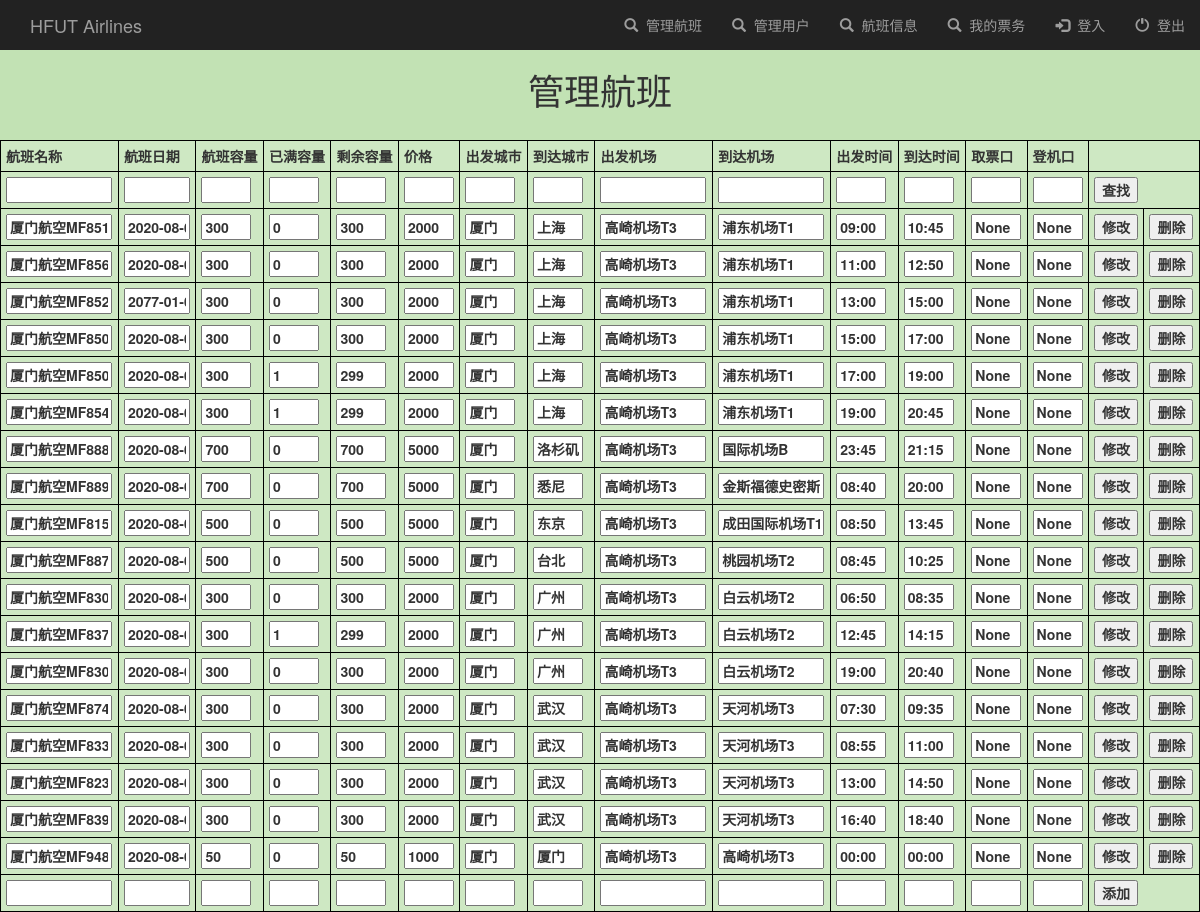
The app's page /adminTicketInfo/ (signed in), older data.
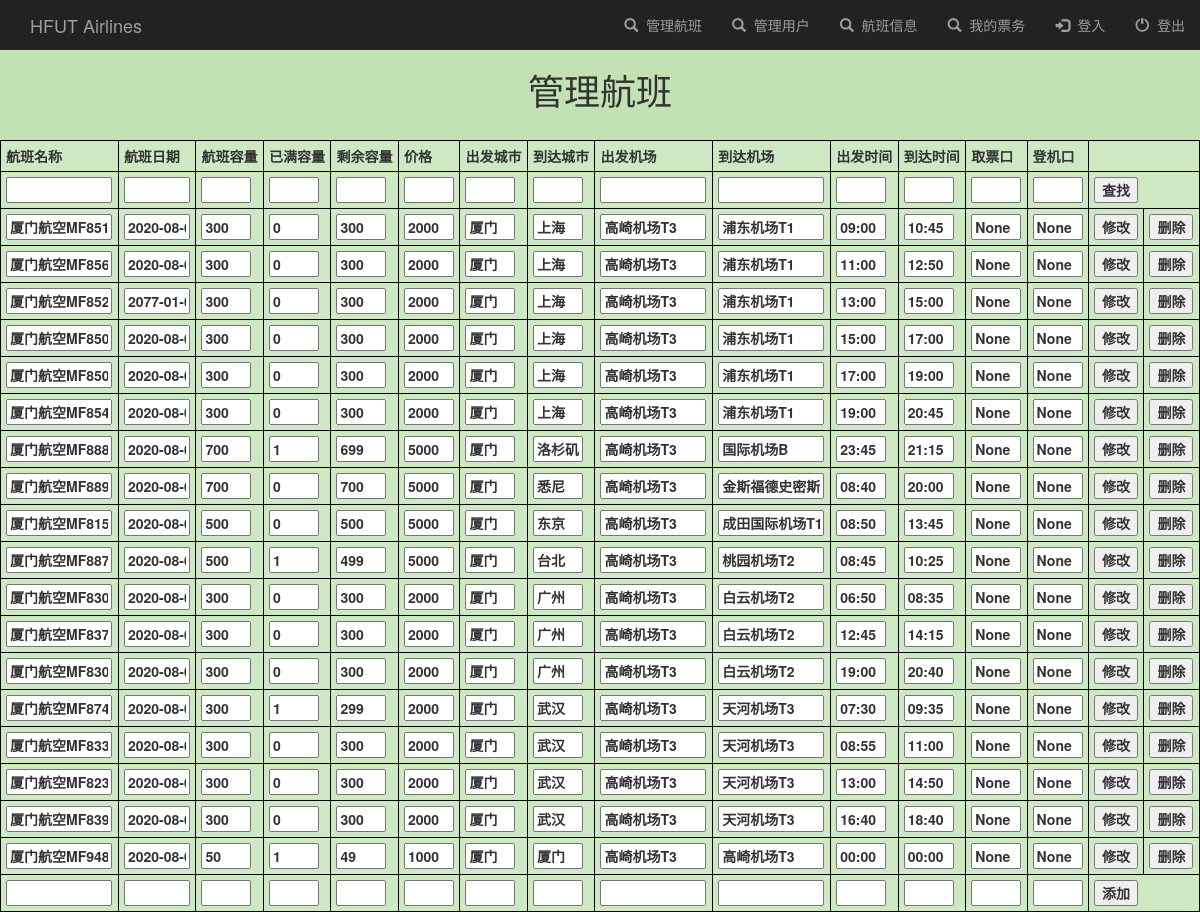
The same page, newer data.
### TicketApp/models.py (models this page shows)
class TicketItem(models.Model):
    flight_name = models.TextField()
    flight_date = models.TextField()
    flight_capacity = models.IntegerField()
    flight_booked_seats = models.IntegerField()
    flight_remained_seats = models.IntegerField()
    flight_price = models.TextField()
    depart_city = models.TextField()
    arrive_city = models.TextField()
    depart_airport = models.TextField()
    arrive_airport = models.TextField()
    depart_time = models.TextField()
    arrive_time = models.TextField()

### AdminApp/views.py (the view)
# urls.py: path('adminTicketInfo/', admin_ticket_info, name='adminTicketInfo'),
@login_required(login_url='login')
def admin_ticket_info(request):
    is_superuser(request.user.id)
    all_ticket_items = TicketItem.objects.all().values('id', 'flight_name', 'flight_date', 'flight_capacity',
                                                       'flight_booked_seats', 'flight_remained_seats',
                                                       'flight_price', 'depart_city', 'arrive_city',
                                                       'depart_airport', 'arrive_airport', 'depart_time',
                                                       'arrive_time', 'checkinitem__checkin_windows',
                                                       'checkinitem__boarding_port')
    return render(request, 'AdminTicketInfo.html', {'all_items': all_ticket_items})

### AdminApp/views.py (called while the page is built)
def is_superuser(user_id):
    user_item = User.objects.get(id=user_id)
    if not user_item.is_superuser:
        raise PermissionDenied

### AdminApp/templates/AdminTicketInfo.html (shortened to what the changed rows need)
<!DOCTYPE html>
{% include 'navbar.html' %}
<html lang="en">
<head>
</head>
<body>
<h1 align="center">管理航班</h1>
<table style="width:100%">
    <tr>
        <th>航班名称</th>
        <th>航班日期</th>
        <th>航班容量</th>
        <th>已满容量</th>
        <th>剩余容量</th>
        <th>价格</th>
        <th>出发城市</th>
        <th>到达城市</th>
        <th>出发机场</th>
        <th>到达机场</th>
        <th>出发时间</th>
        <th>到达时间</th>
        <th>取票口</th>
        <th>登机口</th>
        <th colspan="2"></th>
    </tr>
    <tr>
    <form action="/adminSearchTicket/" method="post">{% csrf_token %}
        <label>
            <th><input name="search_flight_name" size="10"></th>
            <th><input name="search_flight_date" size="5"></th>
            <th><input name="search_flight_capacity" size="3"></th>
            <th><input name="search_flight_booked_seats" size="3"></th>
            <th><input name="search_flight_remained_seats" size="3"></th>
            <th><input name="search_flight_price" size="3"></th>
            <th><input name="search_depart_city" size="3"></th>
            <th><input name="search_arrive_city" size="3"></th>
            <th><input name="search_depart_airport" size="10"></th>
            <th><input name="search_arrive_airport" size="10"></th>
            <th><input name="search_depart_time" size="3"></th>
            <th><input name="search_arrive_time" size="3"></th>
            <th><input name="search_checkin_windows" size="3"></th>
            <th><input name="search_boarding_port" size="3"></th>
            <th colspan="2"><input type="submit" value="查找"/></th>
        </label>
    </form>
    </tr>
    {% for ticketInfo_item in all_items %}
    <tr>
    <form action="/adminUpdateTicket/{{ticketInfo_item.id}}" method="post">{% csrf_token %}
        <label>
            <th><input name="update_flight_name_{{ ticketInfo_item.id }}" value="{{ ticketInfo_item.flight_name }}" size="10"/></th>
            <th><input name="update_flight_date_{{ ticketInfo_item.id }}" value="{{ ticketInfo_item.flight_date }}" size="5"/></th>
            <th><input name="update_flight_capacity_{{ ticketInfo_item.id }}" value="{{ ticketInfo_item.flight_capacity }}" size="3"/></th>
            <th><input name="update_flight_booked_seats_{{ ticketInfo_item.id }}" value="{{ ticketInfo_item.flight_booked_seats }}" size="3"/></th>
            <th><input name="update_flight_remained_seats_{{ ticketInfo_item.id }}" value="{{ ticketInfo_item.flight_remained_seats }}" size="3"/></th>
            <th><input name="update_flight_price_{{ ticketInfo_item.id }}" value="{{ ticketInfo_item.flight_price }}" size="3"/></th>
            <th><input name="update_depart_city_{{ ticketInfo_item.id }}" value="{{ ticketInfo_item.depart_city }}" size="3"/></th>
            <th><input name="update_arrive_city_{{ ticketInfo_item.id }}" value="{{ ticketInfo_item.arrive_city }}" size="3"/></th>
            <th><input name="update_depart_airport_{{ ticketInfo_item.id }}" value="{{ ticketInfo_item.depart_airport }}" size="10"/></th>
            <th><input name="update_arrive_airport_{{ ticketInfo_item.id }}" value="{{ ticketInfo_item.arrive_airport }}" size="10"/></th>
            <th><input name="update_depart_time_{{ ticketInfo_item.id }}" value="{{ ticketInfo_item.depart_time }}" size="3"/></th>
            <th><input name="update_arrive_time_{{ ticketInfo_item.id }}" value="{{ ticketInfo_item.arrive_time }}" size="3"/></th>
            <th><input name="update_checkin_windows_{{ ticketInfo_item.id }}" value="{{ ticketInfo_item.checkinitem__checkin_windows }}" size="3"/></th>
            <th><input name="update_boarding_port_{{ ticketInfo_item.id }}" value="{{ ticketInfo_item.checkinitem__boarding_port }}" size="3"/></th>
            <th><input type="submit" value="修改"></th>
        </label>
    </form>
    <form action="/adminDeleteTicket/{{ticketInfo_item.id}}" method="post">{% csrf_token %}
        <th><input type="submit" value="删除"></th>
    </form>
    </tr>
    {% endfor %}
    <tr>
    <form action="/adminAddTicket/" method="post">{% csrf_token %}
        <label>
            <th><input type="text" name="add_flight_name" size="10"/></th>
            <th><input type="text" name="add_flight_date" size="5"/></th>
            <th><input type="text" name="add_flight_capacity" size="3"/></th>
            <th><input type="text" name="add_flight_booked_seats" size="3"/></th>
            <th><input type="text" name="add_flight_remained_seats" size="3"/></th>
            <th><input type="text" name="add_flight_price" size="3"/></th>
            <th><input type="text" name="add_depart_city" size="3"/></th>
            <th><input type="text" name="add_arrive_city" size="3"/></th>
            <th><input type="text" name="add_depart_airport" size="10"/></th>
            <th><input type="text" name="add_arrive_airport" size="10"/></th>
            <th><input type="text" name="add_depart_time" size="3"/></th>
            <th><input type="text" name="add_arrive_time" size="3"/></th>
            <th><input type="text" name="add_checkin_windows" size="3"/></th>
            <th><input type="text" name="add_boarding_port" size="3"/></th>
            <th colspan="2"><input type="submit" value="添加"></th>
        </label>
    </form>
    </tr>
</table>
</body>
</html>

Row changes from the older to the newer data that the page shows:
changed TicketItem "厦门航空MF8505": flight_booked_seats "1" → "0"; flight_remained_seats "299" → "300"
changed TicketItem "厦门航空MF8545": flight_booked_seats "1" → "0"; flight_remained_seats "299" → "300"
changed TicketItem "厦门航空MF8883": flight_booked_seats "0" → "1"; flight_remained_seats "700" → "699"
changed TicketItem "厦门航空MF887": flight_booked_seats "0" → "1"; flight_remained_seats "500" → "499"
changed TicketItem "厦门航空MF8373": flight_booked_seats "1" → "0"; flight_remained_seats "299" → "300"
changed TicketItem "厦门航空MF8741": flight_booked_seats "0" → "1"; flight_remained_seats "300" → "299"
changed TicketItem "厦门航空MF9487": flight_booked_seats "0" → "1"; flight_remained_seats "50" → "49"
